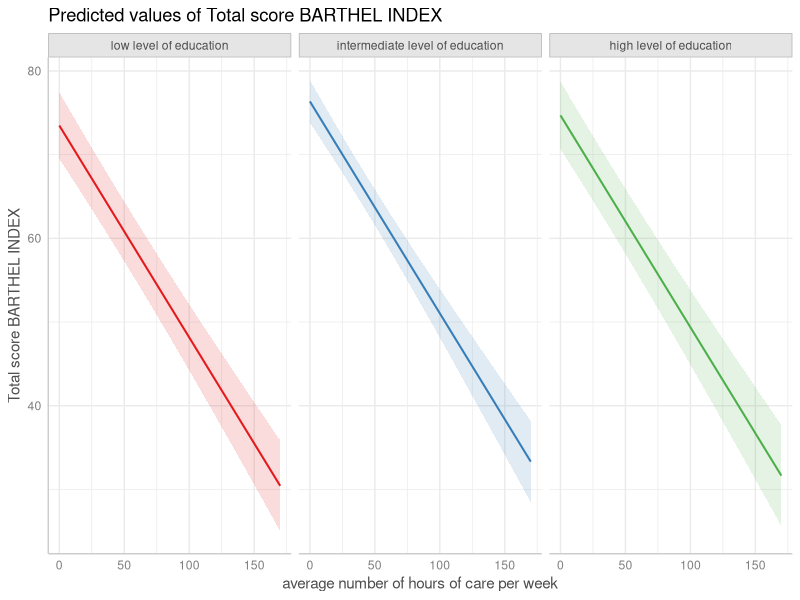
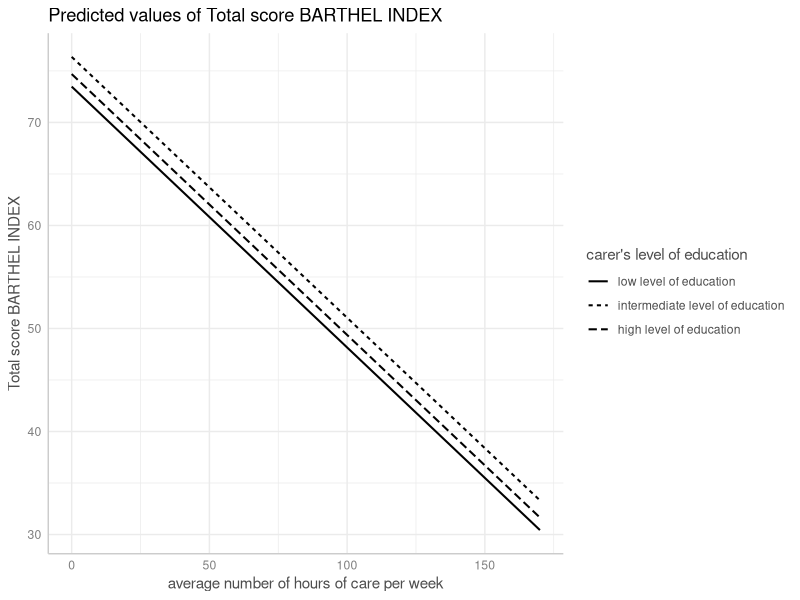
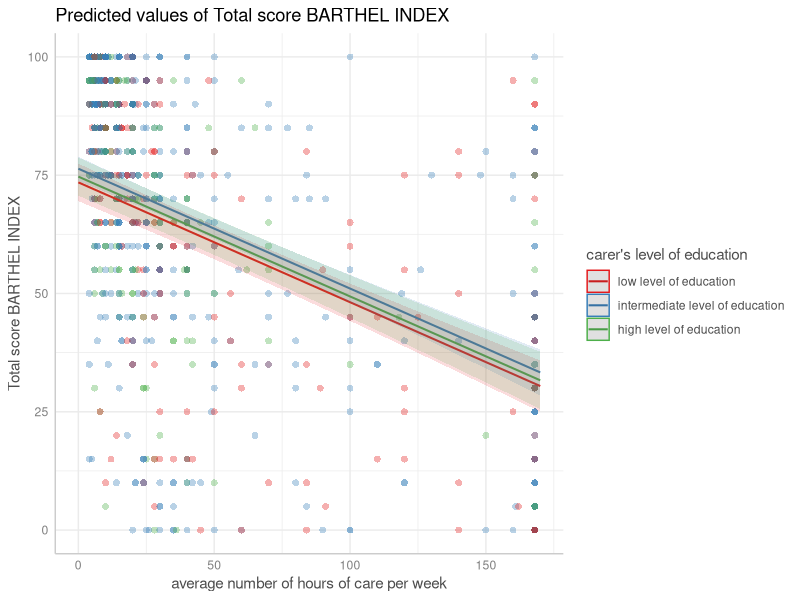
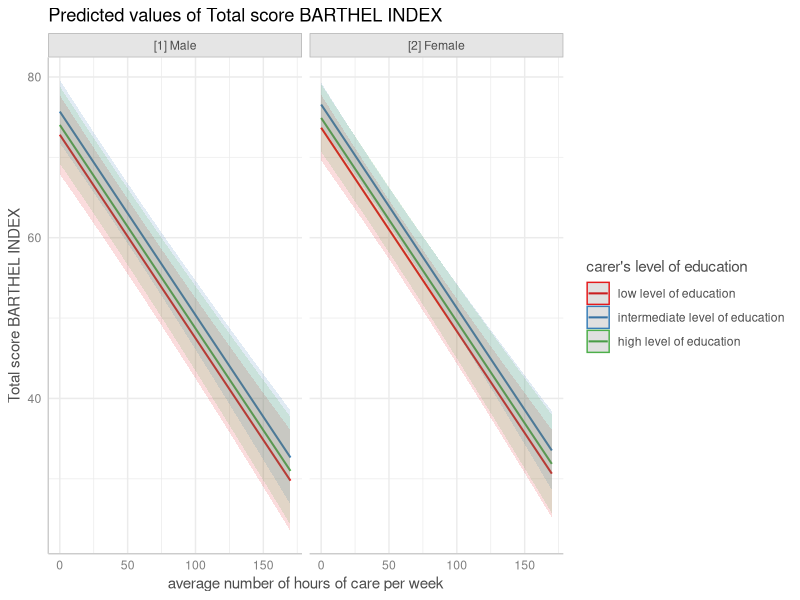
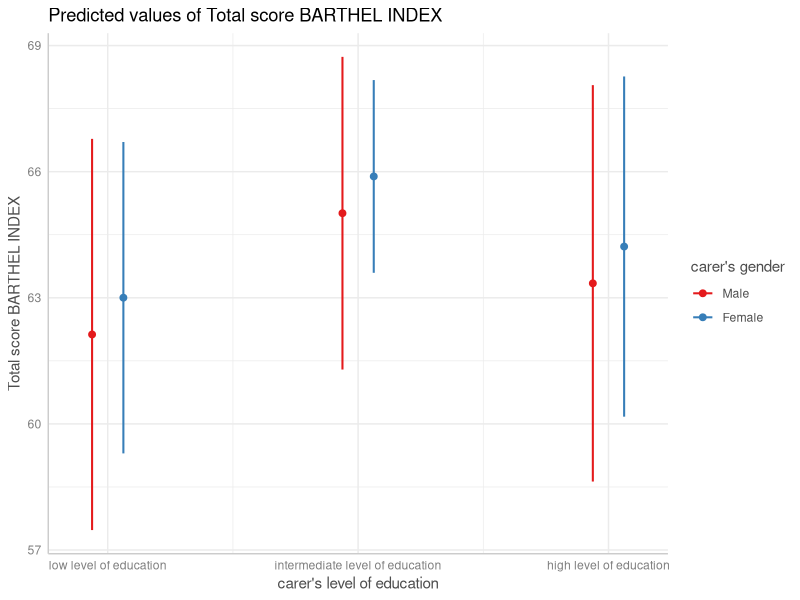
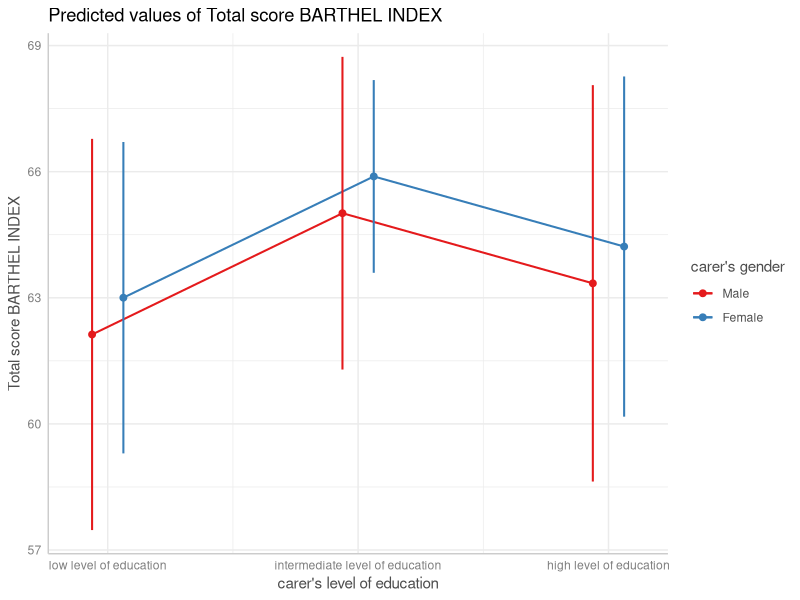
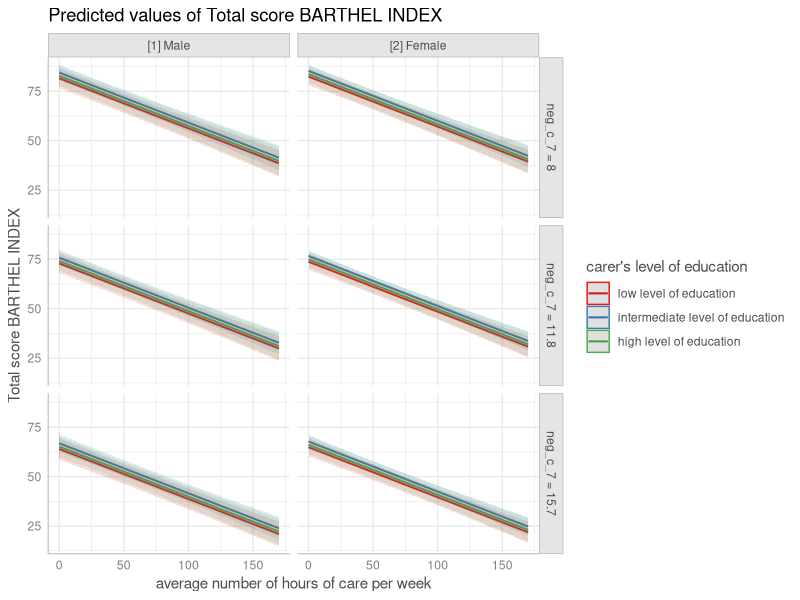
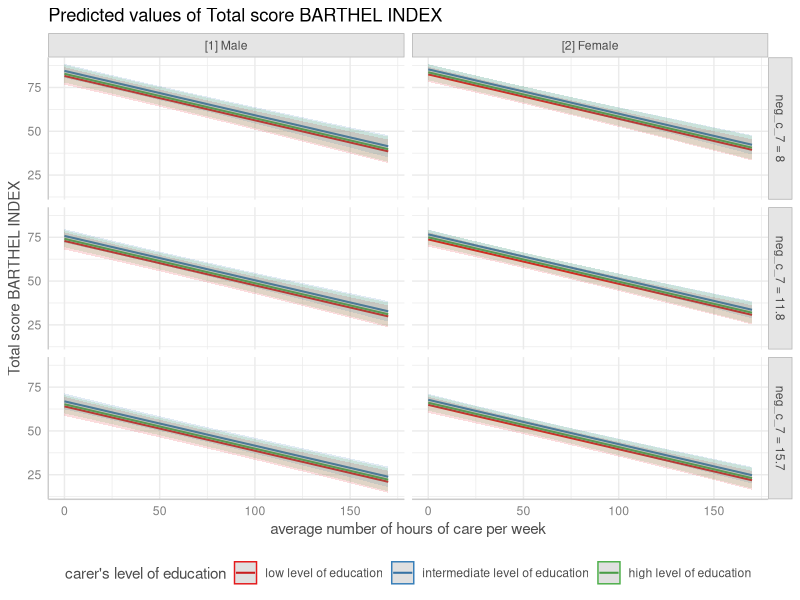

Reproduce these figures in R, in order.
## ---- chunk 1
knitr::opts_chunk$set(collapse = TRUE, comment = "#>", dev = "png", fig.width = 7, fig.height = 4, message = FALSE, warning = FALSE)
options(width = 800)
if (!requireNamespace("ggplot2", quietly = TRUE) ||
    !requireNamespace("lme4", quietly = TRUE) ||
    !requireNamespace("survival", quietly = TRUE) ||
    !requireNamespace("datawizard", quietly = TRUE)) {
  knitr::opts_chunk$set(eval = FALSE)
}
## ---- chunk 2
library(ggplot2)
library(ggeffects)
data(efc, package = "ggeffects")
efc$c172code <- datawizard::to_factor(efc$c172code)
fit <- lm(barthtot ~ c12hour + neg_c_7 + c161sex + c172code, data = efc)
## ---- chunk 3
dat <- predict_response(fit, terms = c("c12hour", "c172code"))
plot(dat, facets = TRUE)
## ---- chunk 4
# don't use facets, b/w figure, w/o confidence bands
plot(dat, colors = "bw", show_ci = FALSE)
## ---- chunk 5
dat <- predict_response(fit, terms = c("c12hour", "c172code"))
plot(dat, show_data = TRUE)
## ---- chunk 6
# for three variables, automatic facetting
dat <- predict_response(fit, terms = c("c12hour", "c172code", "c161sex"))
plot(dat)
## ---- chunk 7
# categorical variables have errorbars
dat <- predict_response(fit, terms = c("c172code", "c161sex"))
plot(dat)
## ---- chunk 8
# point-geoms for discrete x-axis can be connected with lines
plot(dat, connect_lines = TRUE)
## ---- chunk 9
# for four variables, automatic facetting and integrated panel
dat <- predict_response(fit, terms = c("c12hour", "c172code", "c161sex", "neg_c_7"))
# use 'one_plot = FALSE' for returning multiple single plots
plot(dat, one_plot = TRUE)
## ---- chunk 10
plot(dat, one_plot = TRUE, n_rows = 2) + theme(legend.position = "bottom")
## ---- chunk 11
# dashed lines for CI
dat <- predict_response(fit, terms = "c12hour")
plot(dat, ci_style = "dash")
## ---- chunk 12
# facet by group
dat <- predict_response(fit, terms = c("c12hour", "c172code"))
plot(dat, facets = TRUE, ci_style = "errorbar", dot_size = 1.5)
## ---- chunk 13
dat <- predict_response(fit, terms = "c172code")
plot(dat, ci_style = "dot")
## ---- chunk 14
library("lme4")
m <- glm(
  cbind(incidence, size - incidence) ~ period,
  family = binomial,
  data = lme4::cbpp
)

dat <- predict_response(m, "period")

# normal plot, asymmetrical error bars
plot(dat)
## ---- chunk 15
# plot with log-transformed y-axis
plot(dat, log_y = TRUE)
## ---- chunk 16
# plot with log-transformed y-axis, modify breaks
plot(
  dat, log_y = TRUE,
  breaks = c(0.05, 0.1, 0.15, 0.2, 0.25, 0.3),
  limits = c(0.01, 0.3)
)
## ---- chunk 17
library(survival)
data("lung2")
m <- coxph(Surv(time, status) ~ sex + age + ph.ecog, data = lung2)

# predicted risk-scores
pr <- predict_response(m, c("sex", "ph.ecog"))
plot(pr)
## ---- chunk 18
# probability of survival
pr <- predict_response(m, c("sex", "ph.ecog"), type = "survival")
plot(pr)
## ---- chunk 19
# cumulative hazards
pr <- predict_response(m, c("sex", "ph.ecog"), type = "cumulative_hazard")
plot(pr)
## ---- chunk 20
show_palettes()
## ---- chunk 21
dat <- predict_response(fit, terms = c("c12hour", "c172code"))
plot(dat, facets = TRUE, colors = "circus")
## ---- chunk 22
dat <- predict_response(fit, terms = c("c172code", "c12hour [quart]"))
plot(dat, colors = "hero", dodge = 0.4) # increase space between error bars
